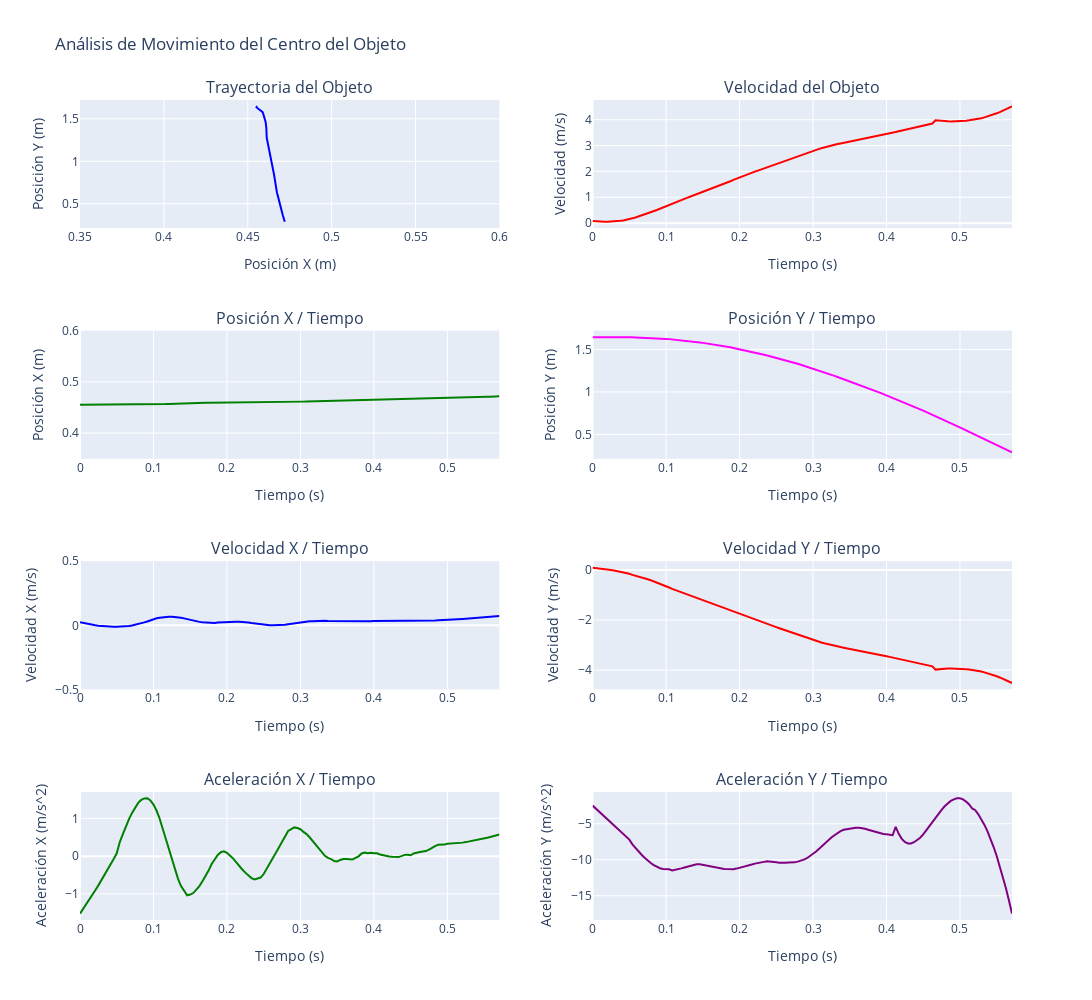

This figure's notebook cell:
### Code cell
# Elegir dataframe a graficar
dfG = dfCentro
dfG_speed = dfCentro_speed
dfG_acceleration = dfCentro_acceleration

import plotly.graph_objects as go
from plotly.subplots import make_subplots

# Suponiendo que tienes tus DataFrames cargados (dfG, dfG_speed, dfG_acceleration)

# Crear figura y ejes
fig = make_subplots(rows=4, cols=2, subplot_titles=("Trayectoria del Objeto", "Velocidad del Objeto", "Posición X / Tiempo", "Posición Y / Tiempo","Velocidad X / Tiempo", "Velocidad Y / Tiempo", "Aceleración X / Tiempo", "Aceleración Y / Tiempo"))

# Grafica la trayectoria
fig.update_xaxes(title_text="Posición X (m)", range=[0.35,0.6], row=1, col=1)
fig.update_yaxes(title_text="Posición Y (m)", row=1, col=1)
fig.add_trace(go.Scatter(x=dfG['X'], y=dfG['Y'], mode='lines', marker=dict(color='blue')), row=1, col=1)

# Grafica la velocidad
fig.update_yaxes(title_text="Velocidad (m/s)", row=1, col=2)
fig.update_xaxes(title_text="Tiempo (s)", row=1, col=2)
fig.add_trace(go.Scatter(x=dfG_speed['Time (sec)'], y=dfG_speed['Speed'], mode='lines', marker=dict(color='red'), name='Velocidad Total'), row=1, col=2)

# Grafica la posición X / tiempo
fig.update_yaxes(title_text="Posición X (m)", range=[0.35,0.6], row=2, col=1)
fig.update_xaxes(title_text="Tiempo (s)", row=2, col=1)
fig.add_trace(go.Scatter(x=dfG['Time (sec)'], y=dfG['X'], mode='lines', marker=dict(color='green')), row=2, col=1)

# Grafica la posición Y / tiempo
fig.update_yaxes(title_text="Posición Y (m)", row=2, col=2)
fig.update_xaxes(title_text="Tiempo (s)", row=2, col=2)
fig.add_trace(go.Scatter(x=dfG['Time (sec)'], y=dfG['Y'], mode='lines', marker=dict(color='magenta')), row=2, col=2)

# Grafica la velocidad X / tiempo
fig.update_yaxes(title_text="Velocidad X (m/s)", range=[-0.5,0.5], row=3, col=1)
fig.update_xaxes(title_text="Tiempo (s)", row=3, col=1)
fig.add_trace(go.Scatter(x=dfG_speed['Time (sec)'], y=dfG_speed['Speed_X'], mode='lines', marker=dict(color='blue')), row=3, col=1)

# Grafica la velocidad Y / tiempo
fig.update_yaxes(title_text="Velocidad Y (m/s)", row=3, col=2)
fig.update_xaxes(title_text="Tiempo (s)", row=3, col=2)
fig.add_trace(go.Scatter(x=dfG_speed['Time (sec)'], y=dfG_speed['Speed_Y'], mode='lines', marker=dict(color='red')), row=3, col=2)

# Grafica la aceleración X / tiempo
fig.update_yaxes(title_text="Aceleración X (m/s^2)", row=4, col=1)
fig.update_xaxes(title_text="Tiempo (s)", row=4, col=1)
fig.add_trace(go.Scatter(x=dfG_acceleration['Time (sec)'], y=dfG_acceleration['Acceleration_X'], mode='lines', marker=dict(color='green')), row=4, col=1)

# Grafica la aceleración Y / tiempo
fig.update_yaxes(title_text="Aceleración Y (m/s^2)", row=4, col=2)
fig.update_xaxes(title_text="Tiempo (s)", row=4, col=2)
fig.add_trace(go.Scatter(x=dfG_acceleration['Time (sec)'], y=dfG_acceleration['Acceleration_Y'], mode='lines', marker=dict(color='purple')), row=4, col=2)

# Actualizar los títulos y ajustar el diseño
fig.update_layout(height=1000, width=1200, title_text="Análisis de Movimiento del Centro del Objeto", showlegend=False)

# Mostrar los gráficos
fig.show()

### Figure 1 — Plotly figure (JSON) as saved in the notebook; plotly's stock layout.template omitted (floating-point values rounded to 4 significant figures; data arrays with more than 128 entries replaced by an {"elided": "..."} marker saying what was removed)
{"data": [{"marker": {"color": "blue"}, "mode": "lines", "type": "scatter", "x": {"elided": "138 float values"}, "xaxis": "x", "y": {"elided": "138 float values"}, "yaxis": "y"}, {"marker": {"color": "red"}, "mode": "lines", "name": "Velocidad Total", "type": "scatter", "x": {"elided": "138 float values"}, "xaxis": "x2", "y": {"elided": "138 float values"}, "yaxis": "y2"}, {"marker": {"color": "green"}, "mode": "lines", "type": "scatter", "x": {"elided": "138 float values"}, "xaxis": "x3", "y": {"elided": "138 float values"}, "yaxis": "y3"}, {"marker": {"color": "magenta"}, "mode": "lines", "type": "scatter", "x": {"elided": "138 float values"}, "xaxis": "x4", "y": {"elided": "138 float values"}, "yaxis": "y4"}, {"marker": {"color": "blue"}, "mode": "lines", "type": "scatter", "x": {"elided": "138 float values"}, "xaxis": "x5", "y": {"elided": "138 float values"}, "yaxis": "y5"}, {"marker": {"color": "red"}, "mode": "lines", "type": "scatter", "x": {"elided": "138 float values"}, "xaxis": "x6", "y": {"elided": "138 float values"}, "yaxis": "y6"}, {"marker": {"color": "green"}, "mode": "lines", "type": "scatter", "x": {"elided": "138 float values"}, "xaxis": "x7", "y": {"elided": "138 float values"}, "yaxis": "y7"}, {"marker": {"color": "purple"}, "mode": "lines", "type": "scatter", "x": {"elided": "138 float values"}, "xaxis": "x8", "y": {"elided": "138 float values"}, "yaxis": "y8"}], "layout": {"annotations": [{"font": {"size": 16}, "showarrow": false, "text": "Trayectoria del Objeto", "x": 0.225, "xanchor": "center", "xref": "paper", "y": 1, "yanchor": "bottom", "yref": "paper"}, {"font": {"size": 16}, "showarrow": false, "text": "Velocidad del Objeto", "x": 0.775, "xanchor": "center", "xref": "paper", "y": 1, "yanchor": "bottom", "yref": "paper"}, {"font": {"size": 16}, "showarrow": false, "text": "Posición X / Tiempo", "x": 0.225, "xanchor": "center", "xref": "paper", "y": 0.7188, "yanchor": "bottom", "yref": "paper"}, {"font": {"size": 16}, "showarrow": false, "text": "Posición Y / Tiempo", "x": 0.775, "xanchor": "center", "xref": "paper", "y": 0.7188, "yanchor": "bottom", "yref": "paper"}, {"font": {"size": 16}, "showarrow": false, "text": "Velocidad X / Tiempo", "x": 0.225, "xanchor": "center", "xref": "paper", "y": 0.4375, "yanchor": "bottom", "yref": "paper"}, {"font": {"size": 16}, "showarrow": false, "text": "Velocidad Y / Tiempo", "x": 0.775, "xanchor": "center", "xref": "paper", "y": 0.4375, "yanchor": "bottom", "yref": "paper"}, {"font": {"size": 16}, "showarrow": false, "text": "Aceleración X / Tiempo", "x": 0.225, "xanchor": "center", "xref": "paper", "y": 0.1562, "yanchor": "bottom", "yref": "paper"}, {"font": {"size": 16}, "showarrow": false, "text": "Aceleración Y / Tiempo", "x": 0.775, "xanchor": "center", "xref": "paper", "y": 0.1562, "yanchor": "bottom", "yref": "paper"}], "height": 1000, "showlegend": false, "title": {"text": "Análisis de Movimiento del Centro del Objeto"}, "width": 1200, "xaxis": {"anchor": "y", "domain": [0, 0.45], "range": [0.35, 0.6], "title": {"text": "Posición X (m)"}}, "xaxis2": {"anchor": "y2", "domain": [0.55, 1], "title": {"text": "Tiempo (s)"}}, "xaxis3": {"anchor": "y3", "domain": [0, 0.45], "title": {"text": "Tiempo (s)"}}, "xaxis4": {"anchor": "y4", "domain": [0.55, 1], "title": {"text": "Tiempo (s)"}}, "xaxis5": {"anchor": "y5", "domain": [0, 0.45], "title": {"text": "Tiempo (s)"}}, "xaxis6": {"anchor": "y6", "domain": [0.55, 1], "title": {"text": "Tiempo (s)"}}, "xaxis7": {"anchor": "y7", "domain": [0, 0.45], "title": {"text": "Tiempo (s)"}}, "xaxis8": {"anchor": "y8", "domain": [0.55, 1], "title": {"text": "Tiempo (s)"}}, "yaxis": {"anchor": "x", "domain": [0.8438, 1], "title": {"text": "Posición Y (m)"}}, "yaxis2": {"anchor": "x2", "domain": [0.8438, 1], "title": {"text": "Velocidad (m/s)"}}, "yaxis3": {"anchor": "x3", "domain": [0.5625, 0.7188], "range": [0.35, 0.6], "title": {"text": "Posición X (m)"}}, "yaxis4": {"anchor": "x4", "domain": [0.5625, 0.7188], "title": {"text": "Posición Y (m)"}}, "yaxis5": {"anchor": "x5", "domain": [0.2812, 0.4375], "range": [-0.5, 0.5], "title": {"text": "Velocidad X (m/s)"}}, "yaxis6": {"anchor": "x6", "domain": [0.2812, 0.4375], "title": {"text": "Velocidad Y (m/s)"}}, "yaxis7": {"anchor": "x7", "domain": [0, 0.1562], "title": {"text": "Aceleración X (m/s^2)"}}, "yaxis8": {"anchor": "x8", "domain": [0, 0.1562], "title": {"text": "Aceleración Y (m/s^2)"}}}}
